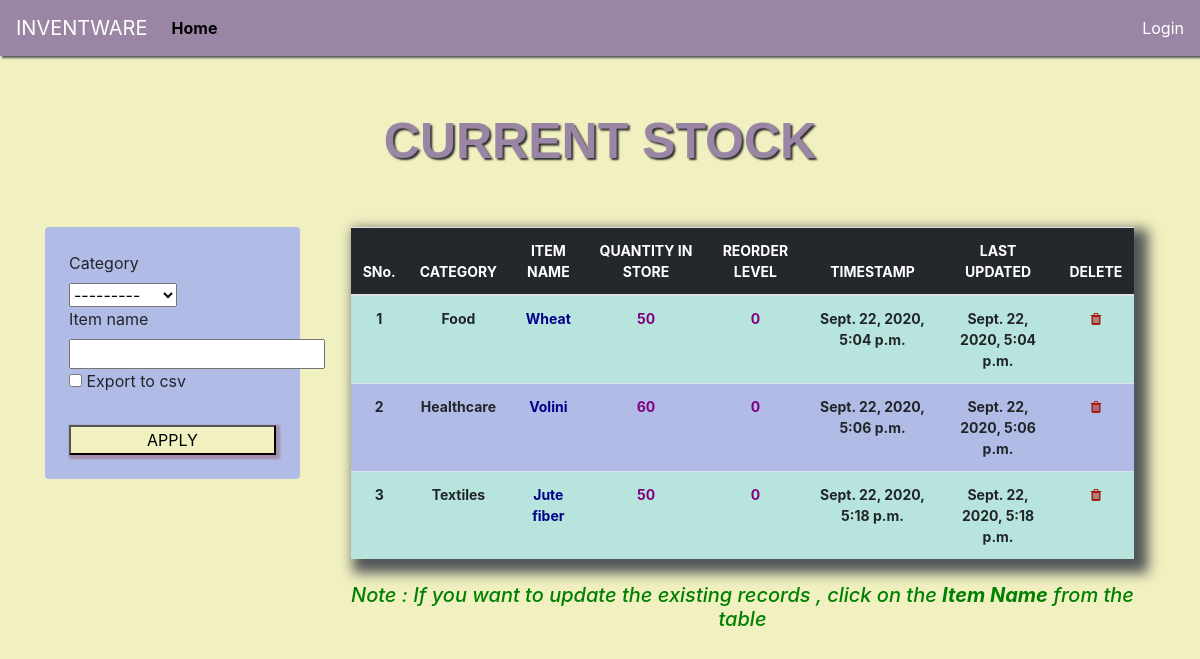
The app's page /list_item/, older data.
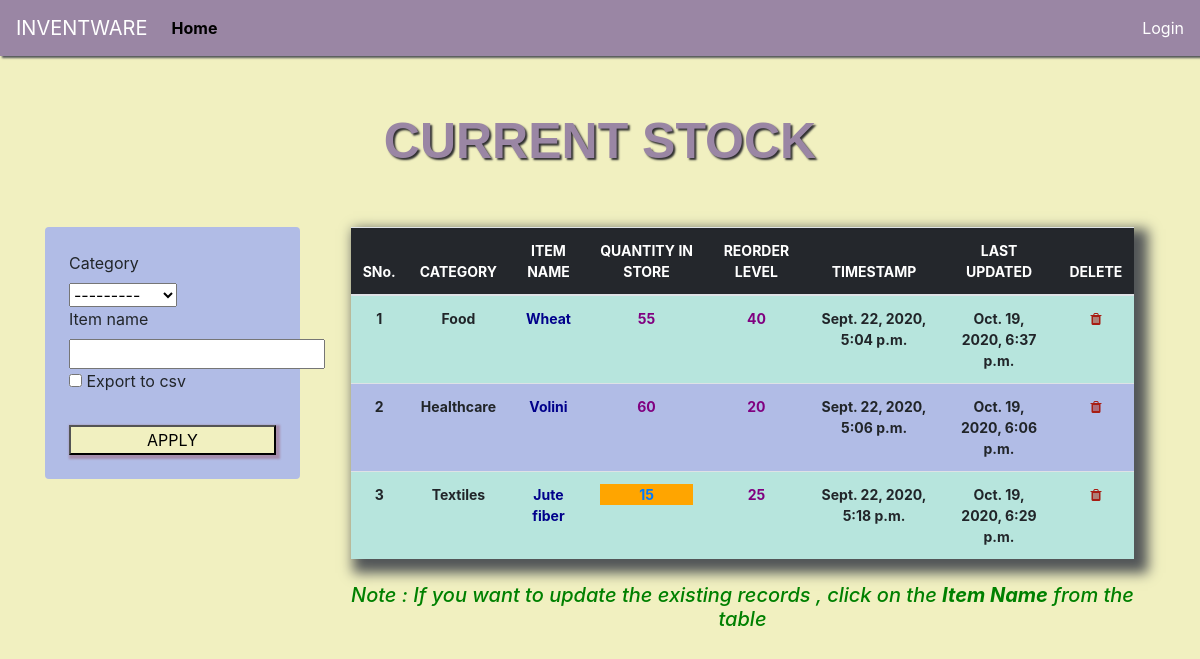
The same page, newer data.
### inventory_mgmt/models.py (models this page shows, shortened)
class Stock(models.Model):
	user = models.ForeignKey(User, related_name='User', on_delete=models.CASCADE,default="")
	category = models.ForeignKey(Category, on_delete=models.CASCADE,blank=True)
	item_name = models.CharField(max_length=50, blank=True, null=True)
	quantity = models.IntegerField(default='0', blank=True, null=True)
	receive_quantity = models.IntegerField(default='0', blank=True, null=True)
	receive_by = models.CharField(max_length=50, blank=True, null=True)
	issue_quantity = models.IntegerField(default='0', blank=True, null=True)
	issue_by = models.CharField(max_length=50, blank=True, null=True)
	issue_to = models.CharField(max_length=50, blank=True, null=True)
	phone_number = models.CharField(max_length=50, blank=True, null=True)
	created_by = models.CharField(max_length=50, blank=True, null=True)
	reorder_level = models.IntegerField(default='0', blank=True, null=True)
	last_updated = models.DateTimeField(auto_now_add=False, auto_now=True)
	timestamp = models.DateTimeField(auto_now=False, auto_now_add=True)

class Category(models.Model):
	name = models.CharField(max_length=50, blank=True, null=True)
	class Meta:
		verbose_name_plural ="Categories"
	def __str__(self):
		return self.name

### inventory_mgmt/views.py (the view, shortened to what this page needs)
# urls.py: path('list_item/', views.list_item, name='list_item'),
def list_item(request):
	form = StockSearchForm(request.POST or None)
	header = 'CURRENT STOCK'
	queryset = Stock.objects.all()
	context = {
		"form": form,
		"header": header,
		"queryset": queryset,
	}
	return render(request, "list_item.html", context)

### inventory_mgmt/forms.py
class StockSearchForm(forms.ModelForm):
	export_to_CSV = forms.BooleanField(required=False)
	class Meta:
		model = Stock
		fields = ['category', 'item_name']

### inventory_mgmt/templates/list_item.html (shortened to what this page needs)
{% load static %}
{% load crispy_forms_tags %}
<!DOCTYPE html>
<html lang="en">
  <head>
    <link
      rel="stylesheet"
      href="https://stackpath.bootstrapcdn.com/bootstrap/4.4.1/css/bootstrap.min.css"
    />
    <link href="{% static 'css/style.css' %}" rel="stylesheet" />
    <link rel="stylesheet" href="https://stackpath.bootstrapcdn.com/font-awesome/4.7.0/css/font-awesome.min.css">
  </head>
  <body>
    {% include 'navbar.html'%}
    <main role="main" class="container" style="margin-top: 10px">
        <div class="header mt-5">{{header}}</div>
        <br><br>
        <div class="row">
          <div class="col-sm-12 col-lg-3 mb-4">
            <div class="enhance  p-4">
                <form method="POST" action="">
                  {% csrf_token %} {{form|crispy}}<br />
                  <center><input type="submit" class="mybutton" value="APPLY" /></center>
                </form>
              </div>
          </div>
          <div class="col-sm-12 col-lg-9">
            <table class="table">
              <thead>
                <tr>
                  <th>SNo.</th>
                  <th>CATEGORY</th>
                  <th>ITEM NAME</th>
                  <th>QUANTITY IN STORE</th>
                  <th>REORDER LEVEL</th>
                  <th>TIMESTAMP</th>
                  <th>LAST UPDATED</th>
                  <th>DELETE</th>
                </tr>
              </thead>
              {% for instance in queryset %}
                <tr>
                  <td><b>{{forloop.counter}}</b></td>
                  <td><b>{{instance.category}}</b></td>
                  <td><b><a href="{% url 'update_items' instance.id %}" style='color:darkblue;'>{{instance.item_name}}</b></a></td>
                  <td><b>
                    {% if instance.quantity <= instance.reorder_level %}
                      <div style="background-color: orange;"><a href="{% url 'stock_detail' instance.id %}">{{instance.quantity}}</a></div>
                    {% else %}
                      <div><a href="{% url 'stock_detail' instance.id %}" style='color:purple;'>{{instance.quantity}}</a></div>
                    {% endif %}</b>
                  </td>
                  <td><strong><a href="{% url 'reorder_level' instance.id %}" style='color:purple;'>{{instance.reorder_level}}</a></strong></td>
                  <td><b>{{instance.timestamp}}</b></td>
                  <td><b>{{instance.last_updated}}</b></td>
                  <td><a href="{% url 'delete_items' instance.id %}"><i class="fa fa-trash" aria-hidden="true" style='color:#a81d13;'></i></a></td>
                </tr>
              {% endfor %}
            </table>
            <br />
            <center><h5 style='color:green;'><em>Note : If you want to update the existing records , click on the <b>Item Name</b> from the table </em></h5></center>
          </div>
    </main>
  </body>
</html>

### inventory_mgmt/templates/navbar.html (shortened to what this page needs)
<nav
  class="navbar navbar-expand-md"
  style="background-color: #9A86A4; box-shadow: 2px 2px 2px #525658"
>
  <a class="navbar-brand" href="/" style="color: white">INVENTWARE</a>
  <div class="collapse navbar-collapse" id="navbarCollapse">
    <ul class="navbar-nav mr-auto">
      <li class="nav-item">
        <a class="nav-link" href="/" style="color: black"
          ><b>Home</b> <span class="sr-only">(current)</span></a
        >
      </li>
    </ul>
    <ul class="navbar-nav">
      {% if request.user.is_authenticated %}
      <li>
        <a href="/accounts/logout"
          ><button class="btn btn-danger">{{ user }} | Logout</button></a
        >
      </li>
      {% else %}
      <li><a href="/accounts/login" style="color: white">Login</a></li>
      {% endif %}
    </ul>
  </div>
</nav>

### static/css/style.css (style rules this page uses)
body { background-color: #F1F0C0; background-size: cover; }
.table { font-size: 13px; text-align: center; width: 95%; margin: auto; text-align: center; font-size: 14px; border-color: rgb(77, 77, 77); box-shadow: 8px 8px 12px 6px #525658; }
.table tr:nth-child(odd) { background: #B7E5DD }
.table tr:nth-child(even) { background: #B1BCE6 }
.mybutton { width: 100%; background-color:#F1F0C0; box-shadow: 2px 2px 2px 2px #a68ead; }
th { background-color: #24272c; color: white; }
.header { font-family: helvetica; color: #9A86A4; font-size: 50px; text-align: center; width: 100%; text-shadow: 2px 2px 2px #2f2f2f; display: block; font-weight: bolder; }
.enhance { border-radius: 4px; background-color:#B1BCE6; }

Row changes from the older to the newer data that the page shows:
changed Stock "Wheat": quantity "50" → "55"; reorder_level "0" → "40"; last_updated "Sept. 22, 2020, 5:04 p.m." → "Oct. 19, 2020, 6:37 p.m."
changed Stock "Volini": reorder_level "0" → "20"; last_updated "Sept. 22, 2020, 5:06 p.m." → "Oct. 19, 2020, 6:06 p.m."
changed Stock "Jute fiber": reorder_level "0" → "25"; last_updated "Sept. 22, 2020, 5:18 p.m." → "Oct. 19, 2020, 6:29 p.m."; quantity "50" → "15"
